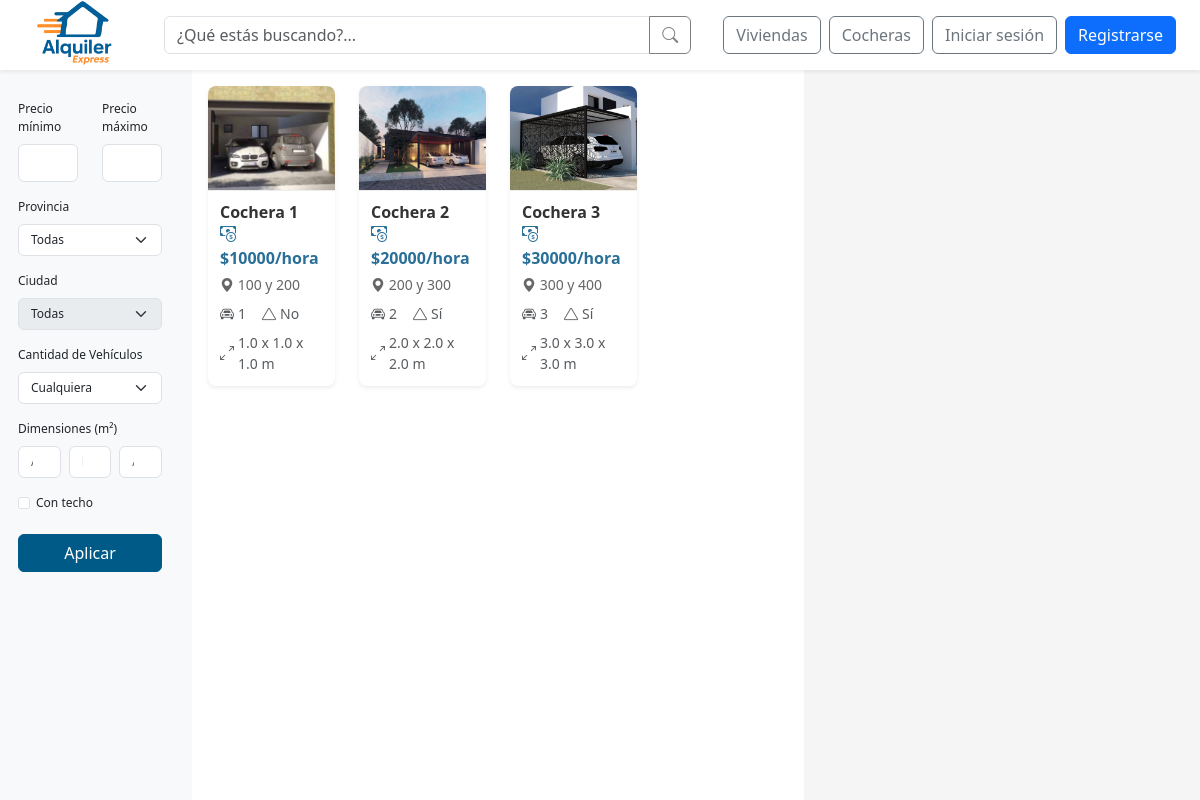
Screenshot of /buscar-cocheras/ with the database file from the repository.
### web/models.py (models this page shows, shortened)
class Cochera(models.Model):
    id_cochera = models.AutoField(primary_key=True)
    nombre = models.CharField(max_length=100, unique=True)
    alto = models.FloatField()
    ancho = models.FloatField()
    largo = models.FloatField()
    cantidad_vehiculos = models.IntegerField()
    con_techo = models.BooleanField()
    descripcion = models.TextField()
    direccion = models.TextField()
    provincia = models.ForeignKey(Provincia, on_delete=models.SET_NULL, null=True)
    ciudad = models.ForeignKey(Ciudad, on_delete=models.SET_NULL, null=True)
    precio_por_dia = models.DecimalField(max_digits=10, decimal_places=2)
    politica_cancelacion = models.TextField()
    fecha_publicacion = models.DateField()
    estado = models.ForeignKey(Estado, on_delete=models.SET_NULL, null=True)
    empleado = models.ForeignKey(Perfil, null=True, blank=True, on_delete=models.SET_NULL)
    minimo_dias_alquiler = models.PositiveIntegerField(default=1, verbose_name="Mínimo de días de alquiler")
    def first_image(self):
            return self.imagenes.first()

class CocheraImagen(models.Model):
    id_imagen = models.AutoField(primary_key=True)
    cochera = models.ForeignKey(Cochera, related_name='imagenes', on_delete=models.CASCADE)
    imagen = models.ImageField(upload_to='cocheras/')
    descripcion = models.CharField(max_length=255, blank=True)

### web/views/viewsBusquedas.py (the view, shortened to what this page needs)
# urls.py: path('buscar-cocheras/', viewsBusquedas.buscar_cocheras, name='buscar_cocheras'),
def buscar_cocheras(request):
    query = request.GET.get('q', '').strip()
    precio_min = request.GET.get('precio_min')
    precio_max = request.GET.get('precio_max')
    direccion = request.GET.get('direccion')
    cantidad_vehiculos = request.GET.get('cantidad_vehiculos')
    ancho = request.GET.get('ancho')
    largo = request.GET.get('largo')
    alto = request.GET.get('alto')
    con_techo = request.GET.get('con_techo')
    provincia_id = request.GET.get('provincia')
    ciudad_id = request.GET.get('ciudad')
    provincias, ciudades = obtener_provincias_y_ciudades('cochera', provincia_id)
    cocheras = Cochera.objects.exclude(estado__nombre__in=['Oculto','Eliminado'])
    if query:
        cocheras = cocheras.filter(nombre__icontains=query)
    if provincia_id:
        cocheras = cocheras.filter(provincia_id=provincia_id)
    if ciudad_id:
        cocheras = cocheras.filter(ciudad_id=ciudad_id)
    if precio_min:
        try:
            cocheras = cocheras.filter(precio_por_dia__gte=float(precio_min))
        except ValueError:
            pass
    if precio_max:
        try:
            cocheras = cocheras.filter(precio_por_dia__lte=float(precio_max))
        except ValueError:
            pass
    if direccion:
        cocheras = cocheras.filter(direccion__icontains=direccion)
    if ancho:
        try:
            cocheras = cocheras.filter(ancho__gte=float(ancho))
        except ValueError:
            pass
    if largo:
        try:
            cocheras = cocheras.filter(largo__gte=float(largo))
        except ValueError:
            pass
    if alto:
        try:
            cocheras = cocheras.filter(alto__gte=float(alto))
        except ValueError:
            pass
    if con_techo:
        cocheras = cocheras.filter(con_techo=True)
    no_provinces_found = not provincias.exists()
    return render(request, 'busqueda/buscar_cocheras.html', {
        'cocheras': cocheras,
        'query': query,
        'provincias': provincias,
        'ciudades': ciudades,
        'no_provinces_found': no_provinces_found, # Pass this to the template
    })

### web/context_processors.py (called while the page is built, shortened)
def notifications(request):
    return {}

def is_client_context(request):
    return {'is_client': is_client(request.user)}

### web/utils.py (called while the page is built)
def is_client(user):
    return user.is_authenticated and user.groups.filter(name="cliente").exists()

### web/templates/busqueda/buscar_cocheras.html (shortened to what this page needs)
{% extends 'base/base_search.html' %}
{% load static %}
{% block search_page_content %}
  <aside class="filtros col-md-2 sidebar bg-light sticky-top">
    <form method="get" data-tipo="cochera">
      <div class="row mb-3">
        <div class="col">
          <label for="precio_min" class="form-label">Precio mínimo</label>
          <input type="number" class="form-control" name="precio_min" id="precio_min" value="{{ request.GET.precio_min }}">
        </div>
        <div class="col">
          <label for="precio_max" class="form-label">Precio máximo</label>
          <input type="number" class="form-control" name="precio_max" id="precio_max" value="{{ request.GET.precio_max }}">
        </div>
      </div>
      <div class="mb-3">
        <label class="form-label">Provincia</label>
        <select class="form-select filtros__campo" name="provincia" id="provincia-select" {% if no_provinces_found %}disabled{% endif %}>
          <option value="">Todas</option>
        </select>
      </div>
      <div class="mb-3">
        <label class="form-label">Ciudad</label>
        <select class="form-select filtros__campo" name="ciudad" id="ciudad-select" {% if not request.GET.provincia %}disabled{% endif %}>
          <option value="">Todas</option>
        </select>
      </div>
      <div class="mb-3">
        <label class="form-label">Cantidad de Vehículos</label>
        <select class="form-select filtros__campo" name="cantidad_vehiculos">
          <option value="">Cualquiera</option>
        </select>
      </div>
      <div class="mb-3">
        <label class="form-label">Dimensiones (m²)</label>
        <div class="row g-2">
          <div class="col">
            <input type="number" step="0.01" class="form-control filtros__campo" name="ancho" placeholder="Ancho" min="0" value="{{ request.GET.ancho }}">
          </div>
          <div class="col">
            <input type="number" step="0.01" class="form-control filtros__campo" name="largo" placeholder="Largo" min="0" value="{{ request.GET.largo }}">
          </div>
          <div class="col">
            <input type="number" step="0.01" class="form-control filtros__campo" name="alto" placeholder="Alto" min="0" value="{{ request.GET.alto }}">
          </div>
        </div>
      </div>
      <div class="mb-3 form-check">
        <input type="checkbox" class="form-check-input filtros__campo" id="conTecho" name="con_techo" {% if request.GET.con_techo %}checked{% endif %}>
        <label class="form-check-label" for="conTecho">Con techo</label>
      </div>
      <button class="btn btn-primary w-100 btn-azul">Aplicar</button>
    </form>
  </aside>
  <section class="lista-resultados col-md-6 p-3">
    <div id="lista-cocheras" class="row">
      {% for cochera in cocheras %}
      <div class="col-12 col-md-6 col-lg-3 mb-4">
        <a href="{% url 'detalle_cochera' cochera.id_cochera %}" class="text-decoration-none">
          <div class="propiedad-card card border-0 shadow-sm">
            {% if cochera.first_image %}
              <img src="{{ cochera.first_image.imagen.url }}" class="propiedad-imagen card-img-top" alt="{{ cochera.nombre }}">
            {% else %}
              <img src="{% static 'img/default-garage.jpg' %}" class="propiedad-imagen card-img-top" alt="Imagen por defecto">
            {% endif %}
            <div class="propiedad-body card-body">
              <h5 class="propiedad-nombre card-title">{{ cochera.nombre }}</h5>
              <div class="propiedad-info">
                <p class="propiedad-precio card-text mb-1">
                  <i class="bi bi-cash-coin"></i> ${{ cochera.precio_por_dia|floatformat:"0" }}/hora
                </p>
                <p class="propiedad-direccion card-text mb-2">
                  <i class="bi bi-geo-alt-fill"></i> {{ cochera.direccion }}
                </p>
                <div class="d-flex flex-wrap gap-2 small text-muted">
                  {% if cochera.cantidad_vehiculos %}
                  <span class="d-flex align-items-center me-2">
                      <i class="bi bi-car-front me-1"></i> {{ cochera.cantidad_vehiculos }}
                  </span>
                  {% endif %}
                  {% if cochera.con_techo is not None %}
                  <span class="d-flex align-items-center me-2">
                      <i class="bi bi-triangle"></i>
                      <span class="ms-1">
                          {% if cochera.con_techo %}
                              Sí
                          {% else %}
                              No
                          {% endif %}
                      </span>
                  </span>
                  {% endif %}
                  {% if cochera.ancho and cochera.largo and cochera.alto %}
                  <span class="d-flex align-items-center me-2">
                      <i class="bi bi-arrows-angle-expand me-1"></i> {{ cochera.ancho }} x {{ cochera.largo }} x {{ cochera.alto }} m
                  </span>
                  {% endif %}
                </div>
              </div>
            </div>
          </div>
        </a>
      </div>
      {% empty %}
      <div class="col-12">
        <div class="mensaje-vacio alert alert-info" role="alert">
          <i class="bi bi-info-circle"></i> No se encontraron cocheras disponibles.
        </div>
      </div>
      {% endfor %}
    </div>
  </section>
  <aside class="mapa-contenedor col-md-4">
    <div class="mapa-content" id="map" role="region" aria-label="Mapa de Cocheras disponibles"></div>
  </aside>
{% endblock search_page_content %}

### web/static/css/global.css (style rules this page uses)
:root { --color-azul-alquiler: #005A87; --color-azul-hover: #004466; --color-azul-active: #003347; --color-azul-focus-shadow: rgba(0, 90, 135, 0.25); --color-naranja-alquiler: #F26A1B; --color-naranja-hover: #d85b17; --color-naranja-active: #b84e14; --color-naranja-focus-shadow: rgba(242, 106, 27, 0.25); }
.btn-azul { color: #fff; background-color: var(--color-azul-alquiler); border: 1px solid var(--color-azul-alquiler); transition: color 0.15s ease-in-out, background-color 0.15s ease-in-out, border-color 0.15s ease-in-out, box-shadow 0.15s ease-in-out; }

### web/static/css/busqueda.css (style rules this page uses)
html, body { height: 100%; margin: 0; overflow: hidden; }
body { padding-top: 70px; }
.filtros { background-color: #f8f9fa; font-size: 12px; padding: 30px; flex-shrink: 0; height: 100%; overflow-y: auto; position: relative; }
.filtros__campo { font-size: 12px; }
.lista-resultados { flex-grow: 1; padding: 1rem; height: 100%; overflow-y: auto; }
.propiedad-card { transition: transform 0.3s ease, box-shadow 0.3s ease; border-radius: 0.5rem; overflow: hidden; background: white; height: 300px; margin-bottom: 1.5rem; display: flex; flex-direction: column; }
.propiedad-imagen { width: 100%; height: 150px; object-fit: cover; border-bottom: 1px solid #eee; }
.propiedad-body { padding: 12px; display: flex; flex-direction: column; flex-grow: 1; }
.propiedad-nombre { font-weight: 600; color: #333; margin-bottom: 8px; font-size: 16px; margin-top: auto; margin-bottom: auto; }
.propiedad-info { margin-top: auto; margin-bottom: auto; }
.propiedad-precio { font-weight: 700; color: #2a6f97; margin-bottom: 6px; }
.propiedad-direccion { color: #666; font-size: 14px; margin-bottom: 8px; white-space: nowrap; overflow: hidden; text-overflow: ellipsis; }
.mapa-contenedor { flex-shrink: 0; height: 100%; overflow-y: auto; position: relative; padding: 0; }
.mapa-content { height: 100%; background-color: #f5f5f5; display: flex; align-items: center; justify-content: center; color: #666; }

### rows the page displays
Cochera: first_image.imagen (picture), nombre "Cochera 1", precio_por_dia "10000", direccion "100 y 200", cantidad_vehiculos "1", con_techo "No", ancho "1.0", largo "1.0", alto "1.0"
Cochera: first_image.imagen (picture), nombre "Cochera 2", precio_por_dia "20000", direccion "200 y 300", cantidad_vehiculos "2", con_techo "Sí", ancho "2.0", largo "2.0", alto "2.0"
Cochera: first_image.imagen (picture), nombre "Cochera 3", precio_por_dia "30000", direccion "300 y 400", cantidad_vehiculos "3", con_techo "Sí", ancho "3.0", largo "3.0", alto "3.0"
